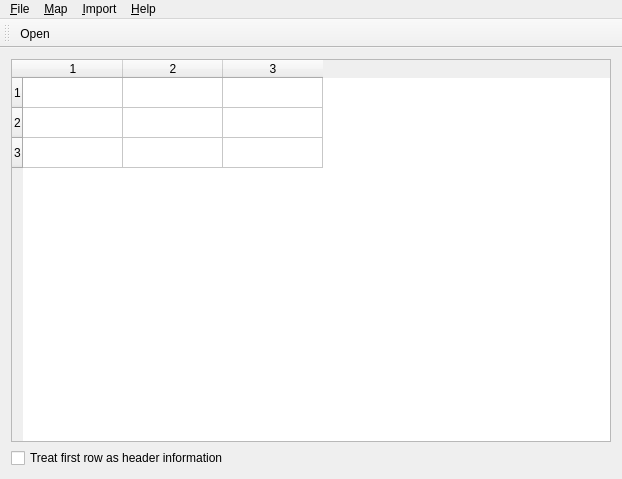
<?xml version="1.0" encoding="UTF-8"?>
<ui version="4.0">
 <class>CSVToolWindow</class>
 <widget class="QMainWindow" name="CSVToolWindow">
  <property name="geometry">
   <rect>
    <x>0</x>
    <y>0</y>
    <width>622</width>
    <height>479</height>
   </rect>
  </property>
  <property name="windowTitle">
   <string>CSV Tool</string>
  </property>
  <widget class="QWidget" name="widget">
   <property name="geometry">
    <rect>
     <x>0</x>
     <y>59</y>
     <width>622</width>
     <height>420</height>
    </rect>
   </property>
   <layout class="QVBoxLayout">
    <item>
     <layout class="QVBoxLayout">
      <item>
       <widget class="QTableWidget" name="_table">
        <row>
         <property name="text">
          <string>1</string>
         </property>
        </row>
        <row>
         <property name="text">
          <string>2</string>
         </property>
        </row>
        <row>
         <property name="text">
          <string>3</string>
         </property>
        </row>
        <column>
         <property name="text">
          <string>1</string>
         </property>
        </column>
        <column>
         <property name="text">
          <string>2</string>
         </property>
        </column>
        <column>
         <property name="text">
          <string>3</string>
         </property>
        </column>
       </widget>
      </item>
      <item>
       <widget class="QCheckBox" name="_firstRowHeader">
        <property name="text">
         <string>Treat first row as header information</string>
        </property>
       </widget>
      </item>
     </layout>
    </item>
   </layout>
  </widget>
  <widget class="QToolBar" name="toolBar">
   <property name="geometry">
    <rect>
     <x>0</x>
     <y>0</y>
     <width>54</width>
     <height>36</height>
    </rect>
   </property>
   <addaction name="fileOpenAction"/>
  </widget>
  <widget class="QMenuBar" name="MenuBar">
   <property name="geometry">
    <rect>
     <x>0</x>
     <y>0</y>
     <width>622</width>
     <height>22</height>
    </rect>
   </property>
   <widget class="QMenu" name="fileMenu">
    <property name="title">
     <string>&amp;File</string>
    </property>
    <addaction name="fileNewAction"/>
    <addaction name="fileOpenAction"/>
    <addaction name="fileSaveAction"/>
    <addaction name="fileSaveAsAction"/>
    <addaction name="separator"/>
    <addaction name="filePrintAction"/>
    <addaction name="separator"/>
    <addaction name="fileExitAction"/>
   </widget>
   <widget class="QMenu" name="mapMenu">
    <property name="title">
     <string>&amp;Map</string>
    </property>
    <addaction name="mapEditAction"/>
   </widget>
   <widget class="QMenu" name="importMenu">
    <property name="title">
     <string>&amp;Import</string>
    </property>
    <addaction name="importStartAction"/>
    <addaction name="importView_LogAction"/>
   </widget>
   <widget class="QMenu" name="helpMenu">
    <property name="title">
     <string>&amp;Help</string>
    </property>
    <addaction name="helpContentsAction"/>
    <addaction name="helpIndexAction"/>
    <addaction name="separator"/>
    <addaction name="helpAboutAction"/>
   </widget>
   <addaction name="fileMenu"/>
   <addaction name="mapMenu"/>
   <addaction name="importMenu"/>
   <addaction name="helpMenu"/>
  </widget>
  <action name="fileNewAction">
   <property name="icon">
    <iconset>
     <normaloff>image0</normaloff>image0</iconset>
   </property>
   <property name="text">
    <string>&amp;New</string>
   </property>
   <property name="iconText">
    <string>New</string>
   </property>
   <property name="shortcut">
    <string>Ctrl+N</string>
   </property>
   <property name="name" stdset="0">
    <cstring>fileNewAction</cstring>
   </property>
  </action>
  <action name="fileOpenAction">
   <property name="icon">
    <iconset>
     <normaloff>image1</normaloff>image1</iconset>
   </property>
   <property name="text">
    <string>&amp;Open CSV...</string>
   </property>
   <property name="iconText">
    <string>Open</string>
   </property>
   <property name="toolTip">
    <string>Open CSV file</string>
   </property>
   <property name="shortcut">
    <string>Ctrl+O</string>
   </property>
   <property name="name" stdset="0">
    <cstring>fileOpenAction</cstring>
   </property>
  </action>
  <action name="fileSaveAction">
   <property name="icon">
    <iconset>
     <normaloff>image2</normaloff>image2</iconset>
   </property>
   <property name="text">
    <string>&amp;Save</string>
   </property>
   <property name="iconText">
    <string>Save</string>
   </property>
   <property name="shortcut">
    <string>Ctrl+S</string>
   </property>
   <property name="name" stdset="0">
    <cstring>fileSaveAction</cstring>
   </property>
  </action>
  <action name="fileSaveAsAction">
   <property name="text">
    <string>Save &amp;As...</string>
   </property>
   <property name="iconText">
    <string>Save As</string>
   </property>
   <property name="shortcut">
    <string/>
   </property>
   <property name="name" stdset="0">
    <cstring>fileSaveAsAction</cstring>
   </property>
  </action>
  <action name="filePrintAction">
   <property name="icon">
    <iconset>
     <normaloff>image3</normaloff>image3</iconset>
   </property>
   <property name="text">
    <string>&amp;Print...</string>
   </property>
   <property name="iconText">
    <string>Print</string>
   </property>
   <property name="shortcut">
    <string>Ctrl+P</string>
   </property>
   <property name="name" stdset="0">
    <cstring>filePrintAction</cstring>
   </property>
  </action>
  <action name="fileExitAction">
   <property name="text">
    <string>E&amp;xit</string>
   </property>
   <property name="iconText">
    <string>Exit</string>
   </property>
   <property name="shortcut">
    <string/>
   </property>
   <property name="name" stdset="0">
    <cstring>fileExitAction</cstring>
   </property>
  </action>
  <action name="helpContentsAction">
   <property name="text">
    <string>&amp;Contents...</string>
   </property>
   <property name="iconText">
    <string>Contents</string>
   </property>
   <property name="shortcut">
    <string/>
   </property>
   <property name="name" stdset="0">
    <cstring>helpContentsAction</cstring>
   </property>
  </action>
  <action name="helpIndexAction">
   <property name="text">
    <string>&amp;Index...</string>
   </property>
   <property name="iconText">
    <string>Index</string>
   </property>
   <property name="shortcut">
    <string/>
   </property>
   <property name="name" stdset="0">
    <cstring>helpIndexAction</cstring>
   </property>
  </action>
  <action name="helpAboutAction">
   <property name="text">
    <string>&amp;About</string>
   </property>
   <property name="iconText">
    <string>About</string>
   </property>
   <property name="shortcut">
    <string/>
   </property>
   <property name="name" stdset="0">
    <cstring>helpAboutAction</cstring>
   </property>
  </action>
  <action name="mapEditAction">
   <property name="iconText">
    <string>Edit</string>
   </property>
   <property name="shortcut">
    <string>Ctrl+E</string>
   </property>
   <property name="name" stdset="0">
    <cstring>mapEditAction</cstring>
   </property>
  </action>
  <action name="importStartAction">
   <property name="iconText">
    <string>Start...</string>
   </property>
   <property name="shortcut">
    <string>Ctrl+T</string>
   </property>
   <property name="name" stdset="0">
    <cstring>importStartAction</cstring>
   </property>
  </action>
  <action name="importView_LogAction">
   <property name="iconText">
    <string>View Log...</string>
   </property>
   <property name="shortcut">
    <string>Ctrl+L</string>
   </property>
   <property name="name" stdset="0">
    <cstring>importView_LogAction</cstring>
   </property>
  </action>
 </widget>
 <layoutdefault spacing="6" margin="11"/>
 <customwidgets>
  <customwidget>
   <class>QToolBar</class>
   <extends>QFrame</extends>
   <header>QToolBar</header>
  </customwidget>
  <customwidget>
   <class>QFrame</class>
   <extends>QFrame</extends>
   <header>QFrame</header>
   <container>1</container>
  </customwidget>
  <customwidget>
   <class>QMainWindow</class>
   <extends>QWidget</extends>
   <header>QMainWindow</header>
   <container>1</container>
  </customwidget>
  <customwidget>
   <class>QTableWidget</class>
   <extends>QFrame</extends>
   <header>QTableWidget</header>
  </customwidget>
 </customwidgets>
 <resources/>
 <connections>
  <connection>
   <sender>fileNewAction</sender>
   <signal>activated()</signal>
   <receiver>CSVToolWindow</receiver>
   <slot>fileNew()</slot>
   <hints>
    <hint type="sourcelabel">
     <x>-1</x>
     <y>-1</y>
    </hint>
    <hint type="destinationlabel">
     <x>20</x>
     <y>20</y>
    </hint>
   </hints>
  </connection>
  <connection>
   <sender>fileOpenAction</sender>
   <signal>activated()</signal>
   <receiver>CSVToolWindow</receiver>
   <slot>fileOpen()</slot>
   <hints>
    <hint type="sourcelabel">
     <x>-1</x>
     <y>-1</y>
    </hint>
    <hint type="destinationlabel">
     <x>20</x>
     <y>20</y>
    </hint>
   </hints>
  </connection>
  <connection>
   <sender>fileSaveAction</sender>
   <signal>activated()</signal>
   <receiver>CSVToolWindow</receiver>
   <slot>fileSave()</slot>
   <hints>
    <hint type="sourcelabel">
     <x>-1</x>
     <y>-1</y>
    </hint>
    <hint type="destinationlabel">
     <x>20</x>
     <y>20</y>
    </hint>
   </hints>
  </connection>
  <connection>
   <sender>fileSaveAsAction</sender>
   <signal>activated()</signal>
   <receiver>CSVToolWindow</receiver>
   <slot>fileSaveAs()</slot>
   <hints>
    <hint type="sourcelabel">
     <x>-1</x>
     <y>-1</y>
    </hint>
    <hint type="destinationlabel">
     <x>20</x>
     <y>20</y>
    </hint>
   </hints>
  </connection>
  <connection>
   <sender>filePrintAction</sender>
   <signal>activated()</signal>
   <receiver>CSVToolWindow</receiver>
   <slot>filePrint()</slot>
   <hints>
    <hint type="sourcelabel">
     <x>-1</x>
     <y>-1</y>
    </hint>
    <hint type="destinationlabel">
     <x>20</x>
     <y>20</y>
    </hint>
   </hints>
  </connection>
  <connection>
   <sender>fileExitAction</sender>
   <signal>activated()</signal>
   <receiver>CSVToolWindow</receiver>
   <slot>fileExit()</slot>
   <hints>
    <hint type="sourcelabel">
     <x>-1</x>
     <y>-1</y>
    </hint>
    <hint type="destinationlabel">
     <x>20</x>
     <y>20</y>
    </hint>
   </hints>
  </connection>
  <connection>
   <sender>helpIndexAction</sender>
   <signal>activated()</signal>
   <receiver>CSVToolWindow</receiver>
   <slot>helpIndex()</slot>
   <hints>
    <hint type="sourcelabel">
     <x>-1</x>
     <y>-1</y>
    </hint>
    <hint type="destinationlabel">
     <x>20</x>
     <y>20</y>
    </hint>
   </hints>
  </connection>
  <connection>
   <sender>helpContentsAction</sender>
   <signal>activated()</signal>
   <receiver>CSVToolWindow</receiver>
   <slot>helpContents()</slot>
   <hints>
    <hint type="sourcelabel">
     <x>-1</x>
     <y>-1</y>
    </hint>
    <hint type="destinationlabel">
     <x>20</x>
     <y>20</y>
    </hint>
   </hints>
  </connection>
  <connection>
   <sender>helpAboutAction</sender>
   <signal>activated()</signal>
   <receiver>CSVToolWindow</receiver>
   <slot>helpAbout()</slot>
   <hints>
    <hint type="sourcelabel">
     <x>-1</x>
     <y>-1</y>
    </hint>
    <hint type="destinationlabel">
     <x>20</x>
     <y>20</y>
    </hint>
   </hints>
  </connection>
  <connection>
   <sender>mapEditAction</sender>
   <signal>activated()</signal>
   <receiver>CSVToolWindow</receiver>
   <slot>mapEdit()</slot>
   <hints>
    <hint type="sourcelabel">
     <x>-1</x>
     <y>-1</y>
    </hint>
    <hint type="destinationlabel">
     <x>20</x>
     <y>20</y>
    </hint>
   </hints>
  </connection>
  <connection>
   <sender>_firstRowHeader</sender>
   <signal>toggled(bool)</signal>
   <receiver>CSVToolWindow</receiver>
   <slot>sFirstRowHeader(bool)</slot>
   <hints>
    <hint type="sourcelabel">
     <x>20</x>
     <y>20</y>
    </hint>
    <hint type="destinationlabel">
     <x>20</x>
     <y>20</y>
    </hint>
   </hints>
  </connection>
  <connection>
   <sender>importStartAction</sender>
   <signal>activated()</signal>
   <receiver>CSVToolWindow</receiver>
   <slot>importStart()</slot>
   <hints>
    <hint type="sourcelabel">
     <x>-1</x>
     <y>-1</y>
    </hint>
    <hint type="destinationlabel">
     <x>20</x>
     <y>20</y>
    </hint>
   </hints>
  </connection>
  <connection>
   <sender>importView_LogAction</sender>
   <signal>activated()</signal>
   <receiver>CSVToolWindow</receiver>
   <slot>sImportViewLog()</slot>
   <hints>
    <hint type="sourcelabel">
     <x>-1</x>
     <y>-1</y>
    </hint>
    <hint type="destinationlabel">
     <x>20</x>
     <y>20</y>
    </hint>
   </hints>
  </connection>
 </connections>
</ui>
